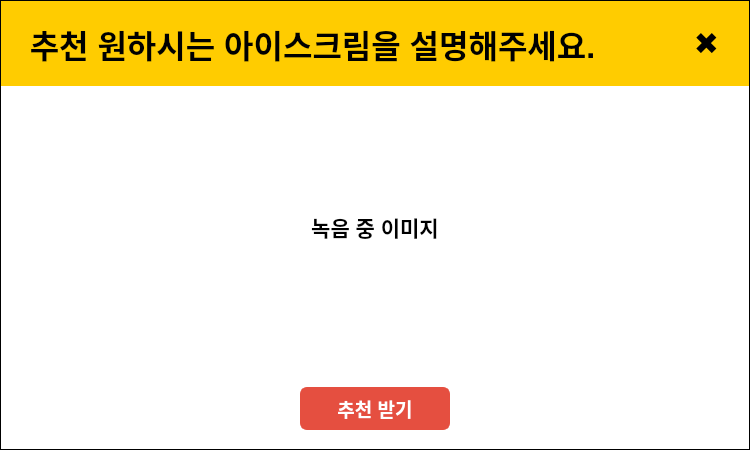
<?xml version="1.0" encoding="UTF-8"?>
<ui version="4.0">
 <class>Dialog</class>
 <widget class="QDialog" name="Dialog">
  <property name="geometry">
   <rect>
    <x>0</x>
    <y>0</y>
    <width>750</width>
    <height>450</height>
   </rect>
  </property>
  <property name="windowTitle">
   <string>Dialog</string>
  </property>
  <property name="styleSheet">
   <string notr="true">background: rgb(255, 255, 255);</string>
  </property>
  <widget class="QStackedWidget" name="stackedWidget">
   <property name="geometry">
    <rect>
     <x>0</x>
     <y>0</y>
     <width>750</width>
     <height>450</height>
    </rect>
   </property>
   <property name="styleSheet">
    <string notr="true">QFrame#main_frame {
	border: 2px solid rgb(45, 45, 45);
	background: rgb(255, 255, 255)
}</string>
   </property>
   <property name="frameShape">
    <enum>QFrame::Box</enum>
   </property>
   <property name="currentIndex">
    <number>0</number>
   </property>
   <widget class="QWidget" name="page_record">
    <layout class="QVBoxLayout" name="verticalLayout">
     <property name="spacing">
      <number>0</number>
     </property>
     <property name="leftMargin">
      <number>0</number>
     </property>
     <property name="topMargin">
      <number>0</number>
     </property>
     <property name="rightMargin">
      <number>0</number>
     </property>
     <property name="bottomMargin">
      <number>0</number>
     </property>
     <item>
      <widget class="QFrame" name="frame">
       <property name="sizePolicy">
        <sizepolicy hsizetype="Preferred" vsizetype="Fixed">
         <horstretch>0</horstretch>
         <verstretch>0</verstretch>
        </sizepolicy>
       </property>
       <property name="styleSheet">
        <string notr="true"/>
       </property>
       <property name="frameShape">
        <enum>QFrame::NoFrame</enum>
       </property>
       <property name="frameShadow">
        <enum>QFrame::Raised</enum>
       </property>
       <property name="lineWidth">
        <number>0</number>
       </property>
       <layout class="QHBoxLayout" name="horizontalLayout">
        <property name="spacing">
         <number>0</number>
        </property>
        <property name="leftMargin">
         <number>0</number>
        </property>
        <property name="topMargin">
         <number>0</number>
        </property>
        <property name="rightMargin">
         <number>0</number>
        </property>
        <property name="bottomMargin">
         <number>0</number>
        </property>
        <item>
         <widget class="QLabel" name="payment_choose_title_bar_2">
          <property name="sizePolicy">
           <sizepolicy hsizetype="Minimum" vsizetype="Fixed">
            <horstretch>0</horstretch>
            <verstretch>0</verstretch>
           </sizepolicy>
          </property>
          <property name="minimumSize">
           <size>
            <width>8</width>
            <height>85</height>
           </size>
          </property>
          <property name="maximumSize">
           <size>
            <width>16777215</width>
            <height>85</height>
           </size>
          </property>
          <property name="font">
           <font>
            <family>Ubuntu</family>
            <pointsize>24</pointsize>
            <weight>75</weight>
            <bold>true</bold>
           </font>
          </property>
          <property name="styleSheet">
           <string notr="true">background: rgb(255, 204, 0);
padding-left: 2px;</string>
          </property>
          <property name="frameShape">
           <enum>QFrame::NoFrame</enum>
          </property>
          <property name="lineWidth">
           <number>0</number>
          </property>
          <property name="text">
           <string>  추천 원하시는 아이스크림을 설명해주세요.</string>
          </property>
          <property name="alignment">
           <set>Qt::AlignLeading|Qt::AlignLeft|Qt::AlignVCenter</set>
          </property>
         </widget>
        </item>
        <item>
         <widget class="QPushButton" name="btn_cancel_1">
          <property name="minimumSize">
           <size>
            <width>85</width>
            <height>85</height>
           </size>
          </property>
          <property name="maximumSize">
           <size>
            <width>85</width>
            <height>16777215</height>
           </size>
          </property>
          <property name="cursor">
           <cursorShape>PointingHandCursor</cursorShape>
          </property>
          <property name="styleSheet">
           <string notr="true">background-color: rgb(255, 204, 0);
border: none;
font-size: 30px;</string>
          </property>
          <property name="text">
           <string>✖️</string>
          </property>
          <property name="icon">
           <iconset>
            <normaloff>../../../../.designer/img/qt자료/x.png</normaloff>../../../../.designer/img/qt자료/x.png</iconset>
          </property>
          <property name="iconSize">
           <size>
            <width>30</width>
            <height>30</height>
           </size>
          </property>
          <property name="autoDefault">
           <bool>false</bool>
          </property>
          <property name="default">
           <bool>true</bool>
          </property>
         </widget>
        </item>
       </layout>
      </widget>
     </item>
     <item>
      <widget class="QFrame" name="frame_4">
       <property name="enabled">
        <bool>true</bool>
       </property>
       <property name="sizePolicy">
        <sizepolicy hsizetype="Preferred" vsizetype="Expanding">
         <horstretch>0</horstretch>
         <verstretch>1</verstretch>
        </sizepolicy>
       </property>
       <property name="minimumSize">
        <size>
         <width>50</width>
         <height>250</height>
        </size>
       </property>
       <property name="styleSheet">
        <string notr="true">background : rgb(255, 255, 255)</string>
       </property>
       <property name="frameShape">
        <enum>QFrame::NoFrame</enum>
       </property>
       <property name="frameShadow">
        <enum>QFrame::Raised</enum>
       </property>
       <property name="lineWidth">
        <number>0</number>
       </property>
       <layout class="QHBoxLayout" name="horizontalLayout_5">
        <item>
         <widget class="QLabel" name="img_recording">
          <property name="sizePolicy">
           <sizepolicy hsizetype="Fixed" vsizetype="Expanding">
            <horstretch>0</horstretch>
            <verstretch>0</verstretch>
           </sizepolicy>
          </property>
          <property name="minimumSize">
           <size>
            <width>150</width>
            <height>0</height>
           </size>
          </property>
          <property name="font">
           <font>
            <pointsize>16</pointsize>
            <weight>75</weight>
            <bold>true</bold>
           </font>
          </property>
          <property name="styleSheet">
           <string notr="true">border : none;</string>
          </property>
          <property name="frameShape">
           <enum>QFrame::Box</enum>
          </property>
          <property name="text">
           <string>녹음 중 이미지</string>
          </property>
          <property name="alignment">
           <set>Qt::AlignCenter</set>
          </property>
         </widget>
        </item>
       </layout>
      </widget>
     </item>
     <item>
      <widget class="QFrame" name="frame_2">
       <property name="sizePolicy">
        <sizepolicy hsizetype="Preferred" vsizetype="Minimum">
         <horstretch>0</horstretch>
         <verstretch>0</verstretch>
        </sizepolicy>
       </property>
       <property name="minimumSize">
        <size>
         <width>0</width>
         <height>81</height>
        </size>
       </property>
       <property name="frameShape">
        <enum>QFrame::NoFrame</enum>
       </property>
       <property name="frameShadow">
        <enum>QFrame::Raised</enum>
       </property>
       <property name="lineWidth">
        <number>0</number>
       </property>
       <layout class="QHBoxLayout" name="horizontalLayout_2">
        <item>
         <spacer name="horizontalSpacer_2">
          <property name="orientation">
           <enum>Qt::Horizontal</enum>
          </property>
          <property name="sizeHint" stdset="0">
           <size>
            <width>40</width>
            <height>20</height>
           </size>
          </property>
         </spacer>
        </item>
        <item>
         <widget class="QPushButton" name="btn_end">
          <property name="sizePolicy">
           <sizepolicy hsizetype="Minimum" vsizetype="Minimum">
            <horstretch>0</horstretch>
            <verstretch>0</verstretch>
           </sizepolicy>
          </property>
          <property name="minimumSize">
           <size>
            <width>150</width>
            <height>43</height>
           </size>
          </property>
          <property name="maximumSize">
           <size>
            <width>16777215</width>
            <height>43</height>
           </size>
          </property>
          <property name="font">
           <font>
            <pointsize>14</pointsize>
            <weight>75</weight>
            <bold>true</bold>
           </font>
          </property>
          <property name="styleSheet">
           <string notr="true">background: rgb(229, 79, 64);
color: rgb(255, 255, 255);
border: 2px solid rgb(229, 79, 64);
border-radius:7px;
padding-top: 5px;
padding-bottom: 5px;</string>
          </property>
          <property name="text">
           <string>추천 받기</string>
          </property>
         </widget>
        </item>
        <item>
         <spacer name="horizontalSpacer">
          <property name="orientation">
           <enum>Qt::Horizontal</enum>
          </property>
          <property name="sizeHint" stdset="0">
           <size>
            <width>40</width>
            <height>20</height>
           </size>
          </property>
         </spacer>
        </item>
       </layout>
      </widget>
     </item>
    </layout>
   </widget>
   <widget class="QWidget" name="page_recommend">
    <layout class="QVBoxLayout" name="verticalLayout_5">
     <property name="spacing">
      <number>0</number>
     </property>
     <property name="leftMargin">
      <number>0</number>
     </property>
     <property name="topMargin">
      <number>0</number>
     </property>
     <property name="rightMargin">
      <number>0</number>
     </property>
     <property name="bottomMargin">
      <number>0</number>
     </property>
     <item>
      <widget class="QFrame" name="frame_3">
       <property name="sizePolicy">
        <sizepolicy hsizetype="Preferred" vsizetype="Fixed">
         <horstretch>0</horstretch>
         <verstretch>0</verstretch>
        </sizepolicy>
       </property>
       <property name="frameShape">
        <enum>QFrame::NoFrame</enum>
       </property>
       <property name="frameShadow">
        <enum>QFrame::Raised</enum>
       </property>
       <property name="lineWidth">
        <number>0</number>
       </property>
       <layout class="QHBoxLayout" name="horizontalLayout_3">
        <property name="spacing">
         <number>0</number>
        </property>
        <property name="leftMargin">
         <number>0</number>
        </property>
        <property name="topMargin">
         <number>0</number>
        </property>
        <property name="rightMargin">
         <number>0</number>
        </property>
        <property name="bottomMargin">
         <number>0</number>
        </property>
        <item>
         <widget class="QLabel" name="payment_choose_title_bar_3">
          <property name="minimumSize">
           <size>
            <width>500</width>
            <height>85</height>
           </size>
          </property>
          <property name="maximumSize">
           <size>
            <width>16777215</width>
            <height>85</height>
           </size>
          </property>
          <property name="font">
           <font>
            <family>Ubuntu</family>
            <pointsize>24</pointsize>
            <weight>75</weight>
            <bold>true</bold>
           </font>
          </property>
          <property name="styleSheet">
           <string notr="true">background-color: rgb(255, 204, 0);
padding-left: 0.5px;

</string>
          </property>
          <property name="frameShape">
           <enum>QFrame::NoFrame</enum>
          </property>
          <property name="lineWidth">
           <number>0</number>
          </property>
          <property name="text">
           <string>  이런 아이스크림은 어떠신가요?</string>
          </property>
          <property name="alignment">
           <set>Qt::AlignLeading|Qt::AlignLeft|Qt::AlignVCenter</set>
          </property>
         </widget>
        </item>
        <item>
         <widget class="QPushButton" name="btn_cancel_2">
          <property name="minimumSize">
           <size>
            <width>85</width>
            <height>85</height>
           </size>
          </property>
          <property name="maximumSize">
           <size>
            <width>85</width>
            <height>16777215</height>
           </size>
          </property>
          <property name="cursor">
           <cursorShape>PointingHandCursor</cursorShape>
          </property>
          <property name="styleSheet">
           <string notr="true">background-color: rgb(255, 204, 0);
border: none;
font-size: 30px;</string>
          </property>
          <property name="text">
           <string>✖️</string>
          </property>
          <property name="icon">
           <iconset>
            <normaloff>../../../../.designer/img/qt자료/x.png</normaloff>../../../../.designer/img/qt자료/x.png</iconset>
          </property>
          <property name="iconSize">
           <size>
            <width>30</width>
            <height>30</height>
           </size>
          </property>
          <property name="autoDefault">
           <bool>false</bool>
          </property>
          <property name="default">
           <bool>true</bool>
          </property>
         </widget>
        </item>
       </layout>
      </widget>
     </item>
     <item>
      <widget class="QFrame" name="frame_5">
       <property name="sizePolicy">
        <sizepolicy hsizetype="Preferred" vsizetype="Preferred">
         <horstretch>0</horstretch>
         <verstretch>5</verstretch>
        </sizepolicy>
       </property>
       <property name="frameShape">
        <enum>QFrame::NoFrame</enum>
       </property>
       <property name="frameShadow">
        <enum>QFrame::Raised</enum>
       </property>
       <property name="lineWidth">
        <number>0</number>
       </property>
       <layout class="QHBoxLayout" name="horizontalLayout_4">
        <property name="spacing">
         <number>10</number>
        </property>
        <property name="leftMargin">
         <number>10</number>
        </property>
        <property name="topMargin">
         <number>10</number>
        </property>
        <property name="rightMargin">
         <number>10</number>
        </property>
        <property name="bottomMargin">
         <number>10</number>
        </property>
        <item>
         <widget class="QFrame" name="frame_recommend_1">
          <property name="styleSheet">
           <string notr="true">QFrame#frame_recommend_1 {
	border: 2px solid rgb(45, 45, 45);
	border-radius: 10px;
}</string>
          </property>
          <property name="frameShape">
           <enum>QFrame::StyledPanel</enum>
          </property>
          <property name="frameShadow">
           <enum>QFrame::Raised</enum>
          </property>
          <property name="lineWidth">
           <number>1</number>
          </property>
          <layout class="QVBoxLayout" name="verticalLayout_2">
           <item>
            <widget class="QLabel" name="img_recommend_1">
             <property name="frameShape">
              <enum>QFrame::NoFrame</enum>
             </property>
             <property name="lineWidth">
              <number>0</number>
             </property>
             <property name="text">
              <string>IMG1</string>
             </property>
            </widget>
           </item>
           <item>
            <widget class="QLabel" name="label_recommend_name_1">
             <property name="sizePolicy">
              <sizepolicy hsizetype="Preferred" vsizetype="Fixed">
               <horstretch>0</horstretch>
               <verstretch>0</verstretch>
              </sizepolicy>
             </property>
             <property name="minimumSize">
              <size>
               <width>0</width>
               <height>50</height>
              </size>
             </property>
             <property name="font">
              <font>
               <weight>75</weight>
               <bold>true</bold>
              </font>
             </property>
             <property name="frameShape">
              <enum>QFrame::NoFrame</enum>
             </property>
             <property name="lineWidth">
              <number>0</number>
             </property>
             <property name="text">
              <string>아이스크림 이름</string>
             </property>
             <property name="alignment">
              <set>Qt::AlignCenter</set>
             </property>
            </widget>
           </item>
           <item>
            <widget class="QLabel" name="label_recommend_price_1">
             <property name="sizePolicy">
              <sizepolicy hsizetype="Preferred" vsizetype="Fixed">
               <horstretch>0</horstretch>
               <verstretch>0</verstretch>
              </sizepolicy>
             </property>
             <property name="minimumSize">
              <size>
               <width>0</width>
               <height>50</height>
              </size>
             </property>
             <property name="frameShape">
              <enum>QFrame::NoFrame</enum>
             </property>
             <property name="lineWidth">
              <number>0</number>
             </property>
             <property name="text">
              <string>가격</string>
             </property>
             <property name="alignment">
              <set>Qt::AlignCenter</set>
             </property>
            </widget>
           </item>
          </layout>
         </widget>
        </item>
        <item>
         <widget class="QFrame" name="frame_recommend_2">
          <property name="styleSheet">
           <string notr="true">QFrame#frame_recommend_2 {
	border: 2px solid rgb(45, 45, 45);
	border-radius: 10px;
}</string>
          </property>
          <property name="frameShape">
           <enum>QFrame::StyledPanel</enum>
          </property>
          <property name="frameShadow">
           <enum>QFrame::Raised</enum>
          </property>
          <property name="lineWidth">
           <number>1</number>
          </property>
          <layout class="QVBoxLayout" name="verticalLayout_3">
           <item>
            <widget class="QLabel" name="img_recommend_2">
             <property name="frameShape">
              <enum>QFrame::NoFrame</enum>
             </property>
             <property name="lineWidth">
              <number>0</number>
             </property>
             <property name="text">
              <string>IMG2</string>
             </property>
            </widget>
           </item>
           <item>
            <widget class="QLabel" name="label_recommend_name_2">
             <property name="sizePolicy">
              <sizepolicy hsizetype="Preferred" vsizetype="Fixed">
               <horstretch>0</horstretch>
               <verstretch>0</verstretch>
              </sizepolicy>
             </property>
             <property name="minimumSize">
              <size>
               <width>0</width>
               <height>50</height>
              </size>
             </property>
             <property name="font">
              <font>
               <weight>75</weight>
               <bold>true</bold>
              </font>
             </property>
             <property name="frameShape">
              <enum>QFrame::NoFrame</enum>
             </property>
             <property name="lineWidth">
              <number>0</number>
             </property>
             <property name="text">
              <string>아이스크림 이름</string>
             </property>
             <property name="alignment">
              <set>Qt::AlignCenter</set>
             </property>
            </widget>
           </item>
           <item>
            <widget class="QLabel" name="label_recommend_price_2">
             <property name="sizePolicy">
              <sizepolicy hsizetype="Preferred" vsizetype="Fixed">
               <horstretch>0</horstretch>
               <verstretch>0</verstretch>
              </sizepolicy>
             </property>
             <property name="minimumSize">
              <size>
               <width>0</width>
               <height>50</height>
              </size>
             </property>
             <property name="frameShape">
              <enum>QFrame::NoFrame</enum>
             </property>
             <property name="lineWidth">
              <number>0</number>
             </property>
             <property name="text">
              <string>가격</string>
             </property>
             <property name="alignment">
              <set>Qt::AlignCenter</set>
             </property>
            </widget>
           </item>
          </layout>
         </widget>
        </item>
        <item>
         <widget class="QFrame" name="frame_recommend_3">
          <property name="styleSheet">
           <string notr="true">QFrame#frame_recommend_3 {
	border: 2px solid rgb(45, 45, 45);
	border-radius: 10px;
}</string>
          </property>
          <property name="frameShape">
           <enum>QFrame::StyledPanel</enum>
          </property>
          <property name="frameShadow">
           <enum>QFrame::Raised</enum>
          </property>
          <property name="lineWidth">
           <number>1</number>
          </property>
          <layout class="QVBoxLayout" name="verticalLayout_4">
           <item>
            <widget class="QLabel" name="img_recommend_3">
             <property name="frameShape">
              <enum>QFrame::NoFrame</enum>
             </property>
             <property name="lineWidth">
              <number>0</number>
             </property>
             <property name="text">
              <string>IMG3</string>
             </property>
            </widget>
           </item>
           <item>
            <widget class="QLabel" name="label_recommend_name_3">
             <property name="sizePolicy">
              <sizepolicy hsizetype="Preferred" vsizetype="Fixed">
               <horstretch>0</horstretch>
               <verstretch>0</verstretch>
              </sizepolicy>
             </property>
             <property name="minimumSize">
              <size>
               <width>0</width>
               <height>50</height>
              </size>
             </property>
             <property name="font">
              <font>
               <weight>75</weight>
               <bold>true</bold>
              </font>
             </property>
             <property name="frameShape">
              <enum>QFrame::NoFrame</enum>
             </property>
             <property name="lineWidth">
              <number>0</number>
             </property>
             <property name="text">
              <string>아이스크림 이름</string>
             </property>
             <property name="alignment">
              <set>Qt::AlignCenter</set>
             </property>
            </widget>
           </item>
           <item>
            <widget class="QLabel" name="label_recommend_price_3">
             <property name="sizePolicy">
              <sizepolicy hsizetype="Preferred" vsizetype="Fixed">
               <horstretch>0</horstretch>
               <verstretch>0</verstretch>
              </sizepolicy>
             </property>
             <property name="minimumSize">
              <size>
               <width>0</width>
               <height>50</height>
              </size>
             </property>
             <property name="frameShape">
              <enum>QFrame::NoFrame</enum>
             </property>
             <property name="lineWidth">
              <number>0</number>
             </property>
             <property name="text">
              <string>가격</string>
             </property>
             <property name="alignment">
              <set>Qt::AlignCenter</set>
             </property>
            </widget>
           </item>
          </layout>
         </widget>
        </item>
       </layout>
      </widget>
     </item>
    </layout>
   </widget>
  </widget>
 </widget>
 <resources/>
 <connections/>
</ui>
